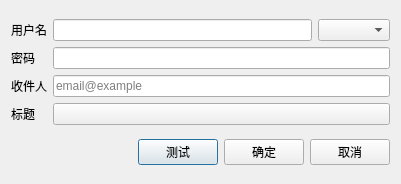
<?xml version="1.0" encoding="UTF-8"?>
<ui version="4.0">
 <class>w_sys_manage_sendEmail</class>
 <widget class="QDialog" name="w_sys_manage_sendEmail">
  <property name="geometry">
   <rect>
    <x>0</x>
    <y>0</y>
    <width>401</width>
    <height>184</height>
   </rect>
  </property>
  <property name="windowTitle">
   <string>Dialog</string>
  </property>
  <layout class="QVBoxLayout" name="verticalLayout">
   <item>
    <layout class="QGridLayout" name="gridLayout">
     <item row="3" column="0">
      <widget class="QLabel" name="label_5">
       <property name="text">
        <string>标题</string>
       </property>
      </widget>
     </item>
     <item row="0" column="2">
      <widget class="lds_ComboBox" name="comboBox"/>
     </item>
     <item row="1" column="1" colspan="2">
      <widget class="QLineEdit" name="lineEdit_pwd">
       <property name="echoMode">
        <enum>QLineEdit::Password</enum>
       </property>
      </widget>
     </item>
     <item row="2" column="1" colspan="2">
      <widget class="QLineEdit" name="lineEdit_receiver">
       <property name="placeholderText">
        <string>email@example</string>
       </property>
      </widget>
     </item>
     <item row="0" column="1">
      <widget class="QLineEdit" name="lineEdit_usr"/>
     </item>
     <item row="1" column="0">
      <widget class="QLabel" name="label_2">
       <property name="text">
        <string>密码</string>
       </property>
      </widget>
     </item>
     <item row="2" column="0">
      <widget class="QLabel" name="label_4">
       <property name="text">
        <string>收件人</string>
       </property>
      </widget>
     </item>
     <item row="0" column="0">
      <widget class="QLabel" name="label">
       <property name="text">
        <string>用户名</string>
       </property>
      </widget>
     </item>
     <item row="3" column="1" colspan="2">
      <widget class="QPushButton" name="pushButton_title">
       <property name="focusPolicy">
        <enum>Qt::NoFocus</enum>
       </property>
       <property name="styleSheet">
        <string notr="true">QPushButton{text-align:left;}</string>
       </property>
       <property name="text">
        <string/>
       </property>
      </widget>
     </item>
    </layout>
   </item>
   <item>
    <layout class="QHBoxLayout" name="horizontalLayout">
     <item>
      <spacer name="horizontalSpacer">
       <property name="orientation">
        <enum>Qt::Horizontal</enum>
       </property>
       <property name="sizeHint" stdset="0">
        <size>
         <width>40</width>
         <height>20</height>
        </size>
       </property>
      </spacer>
     </item>
     <item>
      <widget class="lds_toolbar_button" name="pushButton_test">
       <property name="text">
        <string>测试</string>
       </property>
       <property name="outer_stylesheet" stdset="0">
        <string>pushbutton</string>
       </property>
      </widget>
     </item>
     <item>
      <widget class="lds_toolbar_button" name="pushButton_ok">
       <property name="text">
        <string>确定</string>
       </property>
       <property name="outer_stylesheet" stdset="0">
        <string>pushbutton</string>
       </property>
      </widget>
     </item>
     <item>
      <widget class="lds_toolbar_button" name="pushButton_cancel">
       <property name="text">
        <string>取消</string>
       </property>
       <property name="outer_stylesheet" stdset="0">
        <string>pushbutton</string>
       </property>
      </widget>
     </item>
    </layout>
   </item>
  </layout>
 </widget>
 <customwidgets>
  <customwidget>
   <class>lds_ComboBox</class>
   <extends>QComboBox</extends>
   <header>lds_combobox.h</header>
  </customwidget>
  <customwidget>
   <class>lds_toolbar_button</class>
   <extends>QPushButton</extends>
   <header>lds_toolbar_button.h</header>
  </customwidget>
 </customwidgets>
 <resources/>
 <connections/>
</ui>
